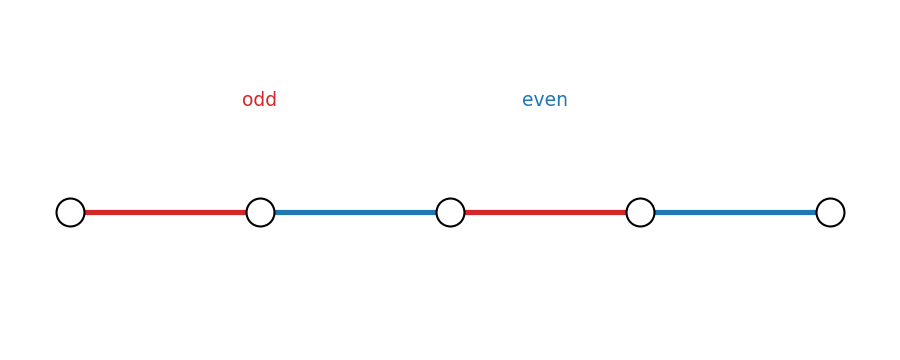

This figure's Python source:
import pathlib

import matplotlib.pyplot as plt


def main() -> None:
    fig, ax = plt.subplots(figsize=(6.0, 2.4))
    x_positions = [0, 1.2, 2.4, 3.6, 4.8]
    y = 0.0

    # Draw sites
    for x in x_positions:
        ax.scatter([x], [y], s=180, facecolors="white", edgecolors="black", zorder=3)

    # Odd bonds in red, even bonds in blue
    for i in range(len(x_positions) - 1):
        color = "tab:red" if i % 2 == 0 else "tab:blue"
        ax.plot([x_positions[i], x_positions[i + 1]], [y, y], color=color, lw=2.5)

    ax.text(1.2, 0.5, "odd", color="tab:red", fontsize=9, ha="center")
    ax.text(3.0, 0.5, "even", color="tab:blue", fontsize=9, ha="center")

    ax.set_xlim(-0.3, 5.1)
    ax.set_ylim(-0.6, 0.9)
    ax.axis("off")
    fig.tight_layout()

    out_path = pathlib.Path(__file__).with_suffix(".png")
    fig.savefig(out_path, dpi=150)
    plt.close(fig)


if __name__ == "__main__":
    main()
